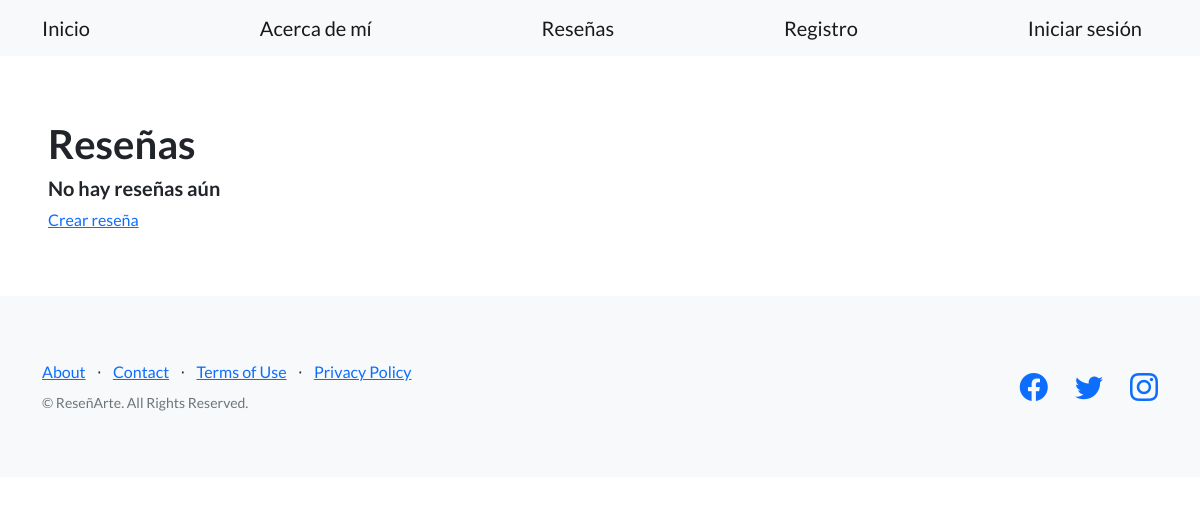
Page /blog/pages/ on the earlier database version.
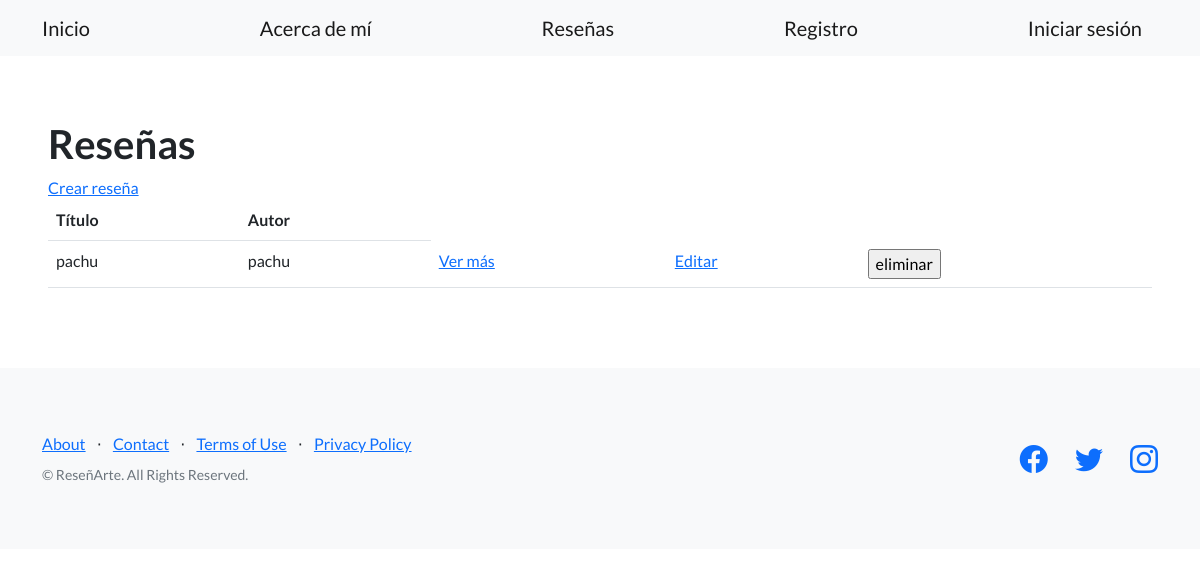
Same page on the later database version.
### blog/models.py (models this page shows, shortened)
class Reseña (models.Model):
    titulo = models.CharField(max_length=256)
    subtitulo = models.CharField(max_length=256)
    cuerpo = models.TextField()
    autor = models.CharField(max_length=256)
    fecha = models.DateField()

### blog/views.py (the view)
# urls.py: path("pages/", listar_reseñas, name="listar_reseñas"),
def listar_reseñas(request):
   contexto = {
       "reseñas": Reseña.objects.all(),
   }
   http_response = render(
       request=request,
       template_name='blog/lista_reseñas.html',
       context=contexto,
   )
   return http_response

### blog/templates/blog/lista_reseñas.html (shortened to what this page needs)
{% extends "blog/base.html" %}
{% load static %}
{% block contenido %}
<section>
    <div>
      <h1>Reseñas</h1>
      {% if reseñas %}
      <a href="{% url 'crear_reseña' %}">Crear reseña</a>
      <table class="table">
        <tbody>
          <tr>
            <th>Título</th>
            <th>Autor</th>
          </tr>
          {% for reseña in reseñas %}
          <tr>
            <td>{{ reseña.titulo }}</td>
            <td>{{ reseña.autor }}</td>
            <td>
              <a href="{% url 'ver_reseña' reseña.id %}">Ver más</a>
            </td>
            <td>
              <a href="{% url 'editar_reseña' reseña.id %}">Editar</a>
            </td>
            <td>
              <form action="{% url 'eliminar_reseña' reseña.id %}" method="post">
                <input type="submit" value="eliminar"/>
              </form>
            </td>
          </tr>
          {% endfor %}
        </tbody>
      </table>
      {% else %}
      <h5>No hay reseñas aún</h5>
      <a href="{% url 'crear_reseña' %}">Crear reseña</a>
      {% endif %}
    </div>
   </section>
{% endblock contenido %}

Differences in the rows shown:
added Reseña: titulo "pachu", autor "pachu"
Other differences:
text no longer shown: "No hay reseñas aún"
text now shown: "Título Autor"
